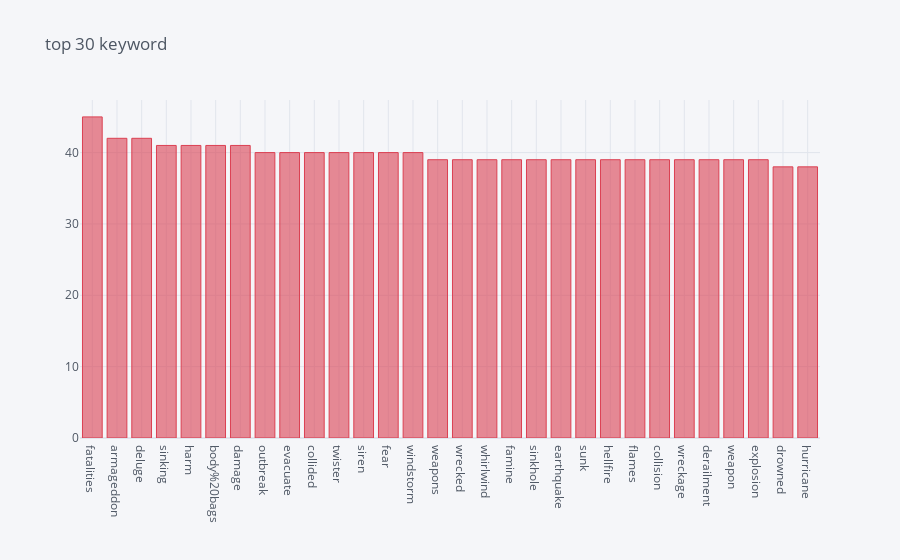

The notebook cell this image was saved under:
### Markdown cell above
## 5. Top 30 Keywords

### Code cell
df_train.keyword.value_counts()[:30].iplot(kind='bar',color='red',title='top 30 keyword')

### Figure 1 — Plotly figure (JSON) as saved in the notebook; plotly's stock layout.template omitted (floating-point values rounded to 4 significant figures)
{"data": [{"marker": {"color": "rgba(219, 64, 82, 0.6)", "line": {"color": "rgba(219, 64, 82, 1.0)", "width": 1}}, "name": "keyword", "orientation": "v", "text": "", "type": "bar", "x": ["fatalities", "armageddon", "deluge", "sinking", "harm", "body%20bags", "damage", "outbreak", "evacuate", "collided", "twister", "siren", "fear", "windstorm", "weapons", "wrecked", "whirlwind", "famine", "sinkhole", "earthquake", "sunk", "hellfire", "flames", "collision", "wreckage", "derailment", "weapon", "explosion", "drowned", "hurricane"], "y": [45, 42, 42, 41, 41, 41, 41, 40, 40, 40, 40, 40, 40, 40, 39, 39, 39, 39, 39, 39, 39, 39, 39, 39, 39, 39, 39, 39, 38, 38]}], "layout": {"legend": {"bgcolor": "#F5F6F9", "font": {"color": "#4D5663"}}, "paper_bgcolor": "#F5F6F9", "plot_bgcolor": "#F5F6F9", "title": {"font": {"color": "#4D5663"}, "text": "top 30 keyword"}, "xaxis": {"gridcolor": "#E1E5ED", "showgrid": true, "tickfont": {"color": "#4D5663"}, "title": {"font": {"color": "#4D5663"}, "text": ""}, "zerolinecolor": "#E1E5ED"}, "yaxis": {"gridcolor": "#E1E5ED", "showgrid": true, "tickfont": {"color": "#4D5663"}, "title": {"font": {"color": "#4D5663"}, "text": ""}, "zerolinecolor": "#E1E5ED"}}}
